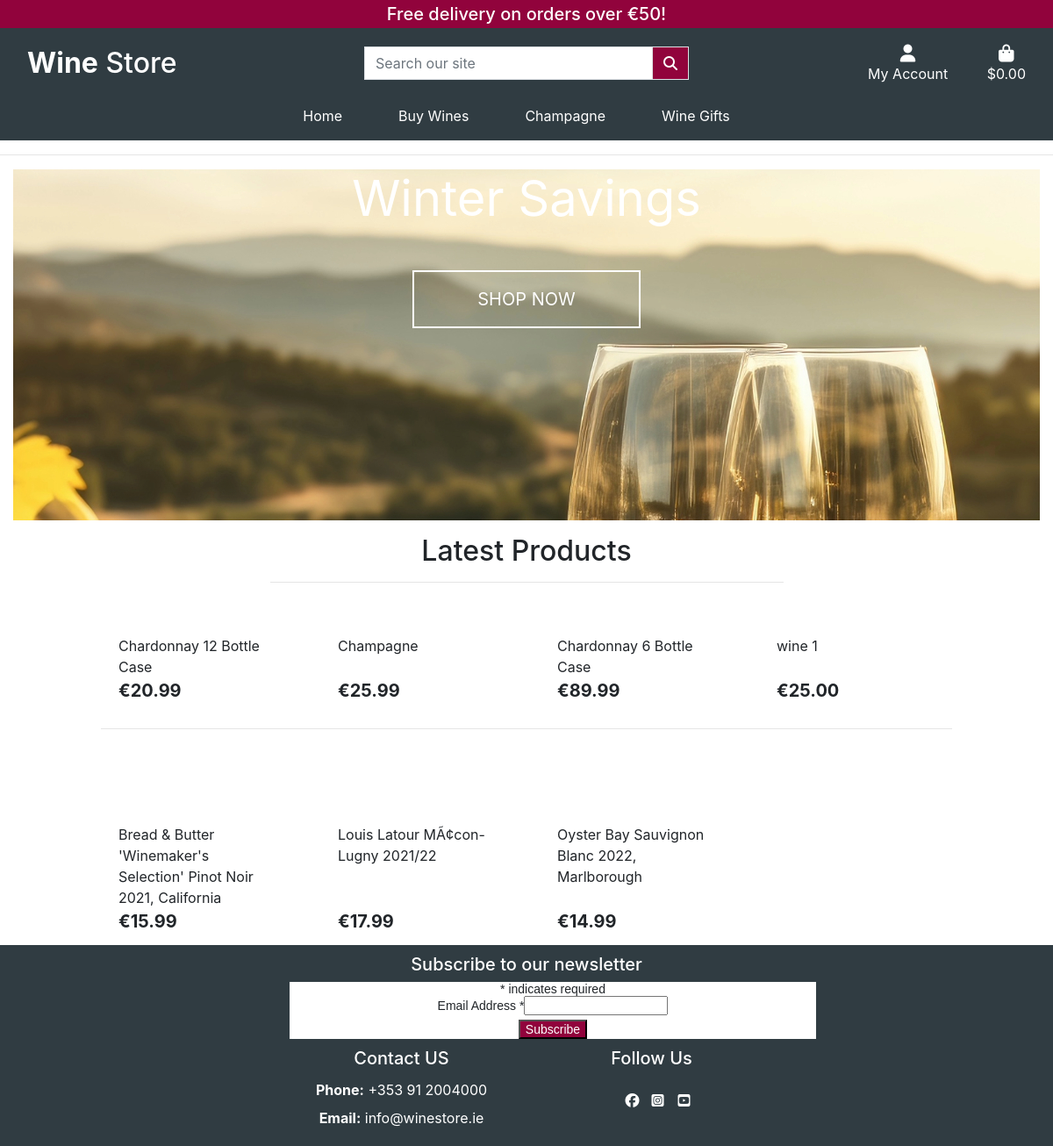
Before: / with the older database file.
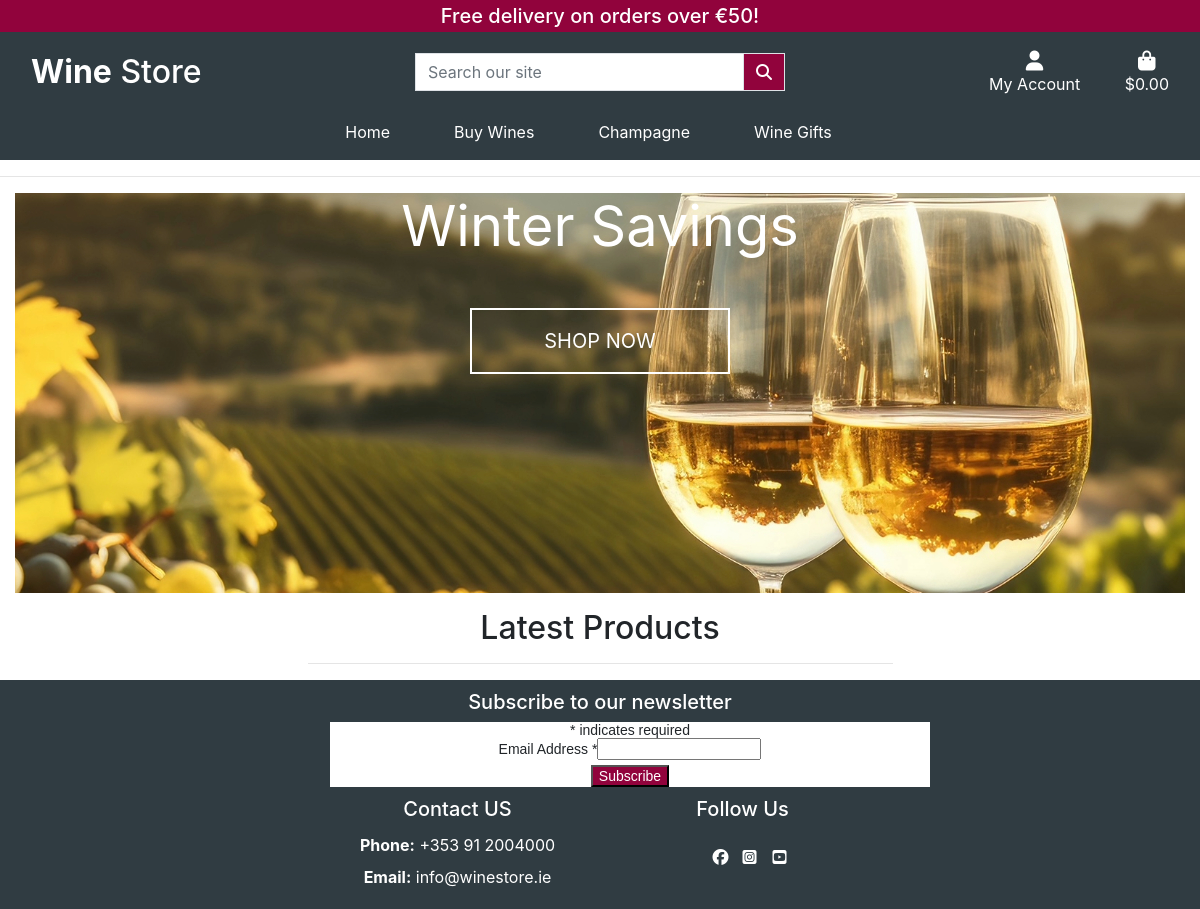
After: the same page with the newer database file.
### products/models.py (models this page shows, shortened)
class Product(models.Model):
    title = models.CharField(max_length = 254)
    description = models.TextField()
    price = models.DecimalField(max_digits=6, decimal_places=2)
    grape = models.ForeignKey('Grape', null=True, blank=True,
                                 on_delete=models.SET_NULL)
    closure = models.ForeignKey('Closure', null=True, blank=True,
                                 on_delete=models.SET_NULL)
    country = CountryField(blank_label='Country *', null=False, blank=False)
    colour = models.ForeignKey('Colour', null=True, blank=True,
                                 on_delete=models.SET_NULL)
    region = models.CharField(max_length = 32)
    style = models.ForeignKey('Style', null=True, blank=True,
                                 on_delete=models.SET_NULL)
    vintage = models.IntegerField(blank=False,
                                  validators=[RegexValidator(regex='^.{4}$',
                                   message='Enter year in YYYY format', code='nomatch')])
    image = models.ImageField(null=True, blank=True)
    image_url = models.URLField(max_length=1024, null=True, blank=True)
    in_stock = models.BooleanField()
    stock_qty = models.IntegerField(null=False, blank=False)
    created = models.DateTimeField(auto_now_add=True)
    sku = models.CharField(max_length=32, unique=True, null=True,editable=False)

### home/views.py (the view)
# urls.py: path('', views.index, name ='home'),
def index(request):
    products = Product.objects.filter(in_stock=True).order_by('-created')[:8]
    context = {
            'products': products,
        }
    return render(request, 'home/index.html', context)

### coupons/forms.py
class CouponForm(forms.Form):
    code = forms.CharField()

### home/templates/home/index.html (shortened to what this page needs)
{% extends "base.html" %}
{% load static %}
{% block content %}
<div class="container-fluid">
    <div class="row-shop-now text-center">
        <div class="col my-auto align">
            <h1 class="display-4 logo-font text-white">
                <strong>Winter Savings</strong>
            </h1>
            <div class="my-5">
                <h4>
                    <a href="{% url 'products' %}" class="shop-now-button btn btn-lg rounded-0 text-uppercase py-3 text-white">Shop Now</a>
                </h4>
            </div>
        </div>
    </div>
</div>
<div class="overlay"></div>
<div class="container-fluid">
    <div class="row">
        <div class="col text-center mt-3">
            <h2>Latest Products</h2>
            <hr class="w-50 mb-1">
        </div>
    </div>
    <div class="row">
        <div class="product-container col-10 offset-1">
            <div class="row">
                {% for product in products %}
                <div class="col-sm-6 col-md-6 col-lg-4 col-xl-3">
                    <div class="card h-100 border-0">
                        {% if product.image %}
                        <a href="{% url 'product_detail' product.id %}">
                        </a>
                        {% else %}
                        <a href="{% url 'product_detail' product.id %}">
                            <img class="card-img-top img-fluid" src="{{ MEDIA_URL }}noimage.png"
                                alt="{{ product.name }}">
                        </a>
                        {% endif %}
                        <div class="card-body pb-0">
                            <p class="mb-0">{{ product.title }}</p>
                        </div>
                        <div class="card-footer bg-white pt-0 border-0 text-left">
                            <div class="row">
                                <div class="col">
                                    <p class="lead mb-0 text-left font-weight-bold">€{{ product.price }}</p>
                                </div>
                            </div>
                        </div>
                    </div>
                </div>
                {% if forloop.counter|divisibleby:4 %}
                <div class="col-12 d-none d-xl-block mb-5">
                    <hr>
                </div>
                {% endif %}
                {% endfor %}
            </div>
        </div>
    </div>
</div>
<footer>
{% include 'includes/footer.html' %}
</footer>
{% endblock %}

### templates/base.html (shortened to what this page needs)
{% load static %}
<!doctype html>
<html lang="en">
<head>
    {% block corecss %}
    <link rel="stylesheet" href="{% static 'css/base.css' %}">
    <link rel="stylesheet" href="https://cdn.jsdelivr.net/npm/bootstrap@4.6.2/dist/css/bootstrap.min.css"
>
    {% endblock %}
</head>
<body>
        <header class="container-fluid header">
        <div class="d-none d-lg-block">
            <div id="announcment-bar" class="row text-center">
                <div class="col banner text-white">
                    <h5 class="banner my-1">Free delivery on orders over €{{ free_delivery_threshold }}!</h5>
                </div>
            </div>
            </div>
            <div id="topnav" class="row pt-lg-2 d-none d-lg-flex">
                <div class="col-12 col-lg-4 my-auto py-1 py-lg-0 text-center text-lg-left">
                    <a href="{% url 'home' %}" class="nav-link main-logo-link">
                        <h2 class="logo-font my-0"><strong>Wine</strong> Store</h2>
                    </a>
                </div>
                <div class="col-12 col-lg-4 my-auto py-1 py-lg-0">
                    <form method="GET" action="{% url 'products' %}">
                        <div class="input-group w-100">
                            <input class="form-control border rounded-0" type="text" name="q"
                                placeholder="Search our site">
                            <div class="input-group-append">
                                <button class="form-control btn border border-black rounded-0" id="search-btn" type="submit">
                                    <span class="icon">
                                        <i class="fas fa-search"></i>
                                    </span>
                                </button>
                            </div>
                        </div>
                    </form>
                </div>
                <div class="col-12 col-lg-4 my-auto py-1 py-lg-0">
                    <ul class="list-inline list-unstyled text-center text-lg-right my-0">
                        <li class="list-inline-item dropdown">
                            <a class="text-black nav-link" href="#" id="user-options" data-toggle="dropdown"
                                aria-haspopup="true" aria-expanded="false">
                                <div class="text-center text-white">
                                    <div><i class="fas fa-user fa-lg"></i></div>
                                    <p class="my-0">My Account</p>
                                </div>
                            </a>
                        </li>
                        <li class="list-inline-item">
                            <a class="{% if grand_total %}text-info font-weight-bold{% else %}text-white{% endif %} nav-link" href="{% url 'view_bag' %}">
                                <div class="text-center">
                                    <div><i class="fas fa-shopping-bag fa-lg"></i></div>
                                    <p class="my-0">
                                        {% if grand_total %}
                                        ${{ grand_total|floatformat:2 }}
                                        {% else %}
                                        $0.00
                                        {% endif %}
                                    </p>
                                </div>
                            </a>
                        </li>
                    </ul>
                </div>
            </div>
            <div class="row">
                <nav class="navbar navbar-expand-lg text-white w-100">
                    {% include 'includes/mobile-top-header.html' %}
                    {% include 'includes/main-nav.html' %}
                </nav>
            </div>
        </header>
        <hr>
    {% block content %}
    {% endblock %}
</body>
</html>

### templates/includes/mobile-top-header.html (shortened to what this page needs)
<ul class="list-inline list-unstyled text-center text-lg-right m-0">
</ul>

### templates/includes/main-nav.html (shortened to what this page needs)
    <div class="collapse navbar-collapse" id="main-nav">
      <ul class="navbar-nav w-auto mx-auto">
        <li class="nav-item active">
          <a class="nav-link mr-5 text-white" href="{% url 'home' %}">Home <span class="sr-only">(current)</span></a>
        </li>
     <li class="nav-item dropdown">
          <a class="nav-link mr-5 text-white" href="http://example.com" id="navbarDropdownMenuLink" data-toggle="dropdown" aria-haspopup="true" aria-expanded="false">
            Buy Wines
          </a>
        </li>
        <li class="nav-item mr-5">
            <a class="nav-link text-white" href="{% url 'products' %}?title=champagne">Champagne</a>
          </li>
          <li class="nav-item dropdown">
            <a class="logo-font nav-link text-white mr-5" href="#" data-toggle="dropdown" aria-haspopup="true" aria-expanded="false">
              Wine Gifts
          </a>
          </li>
      </ul>
    </div>

### templates/includes/footer.html
<footer id="footer" class="footer">
    <div class="container justify-content-center">
        <div class="row justify-content-center">
        <div class="col-6">
            <h5 class="text-white">Subscribe to our newsletter</h5>
            {% include 'includes/newsletter.html' %}
        </div>
    </div>
        <div class="row footer-row justify-content-center">
        <div class="col-6 col-lg-3">
            <h5 class="text-white">Contact US</h5>
            <div class="contact-links">
                <ul>
                <li>
                <a href="tel:353912004000"><strong>Phone:</strong> +353 91 2004000</a>
            </li>
            <li>
                <a href="mailto:winestore.ie"><strong>Email:</strong> info@winestore.ie</a>
            </li>
        </ul>
            </div>
        </div>
        <div class="col-6 col-lg-3">
            <h5 class="text-white">Follow Us</h5>
                <div class="d-flex justify-content-center social py-3">
                    <div class="col-3 col-sm-2 col-md-1 text-center">
                        <a href="https://wwww.facebook.com" class="social-media" target="_blank" rel="noopener"
                            aria-label="visit our facebook page (open in new tab)"><i class="fa-brands fa-facebook"></i></a>
                </div>
                <div class="col-3 col-sm-2 col-md-1 text-center">
                        <a href="https://www.instagram.com" class="social-media" target="_blank" rel="noopener"
                            aria-label="visit our instragram page (open in new tab)"><i class="fa-brands fa-square-instagram"></i></a>
                </div>
                <div class="col-3 col-sm-2 col-md-1 text-center">
                        <a href="https://www.youtube.com" class="social-media" target="_blank" rel="noopener"
                            aria-label="visit our youtube channel (open in new tab)"><i class="fa-brands fa-square-youtube"></i></a>
                </div>
                </div>
        </div>
    </div>
</div>
</footer>

### templates/includes/newsletter.html (shortened to what this page needs)
<div id="mc_embed_shell">
    <link href="//cdn-images.mailchimp.com/embedcode/classic-061523.css" rel="stylesheet" type="text/css">
<div id="mc_embed_signup">
  <form action="https://gitpod.us10.list-manage.com/subscribe/post?u=dbcfc9a469a1cae865853d8a9&amp;id=fbbb30d5e6&amp;f_id=0023e0e5f0" method="post" id="mc-embedded-subscribe-form" name="mc-embedded-subscribe-form" class="validate" target="_blank">
      <div id="mc_embed_signup_scroll">
          <div class="indicates-required"><span class="asterisk">*</span> indicates required</div>
          <div class="mc-field-group"><label for="mce-EMAIL">Email Address <span class="asterisk">*</span></label><input type="email" name="EMAIL" class="required email" id="mce-EMAIL" required="" value=""></div>
      <div class="optionalParent">
          <div class="clear foot">
              <input type="submit" name="subscribe" id="mc-embedded-subscribe" class="button" value="Subscribe">
          </div>
      </div>
  </div>
</form>
</div>
</div>

### static/css/base.css (style rules this page uses)
html { height: 100%; color: #303C42; }
.nav-link { text-decoration: none !important; }
.row-shop-now { background: url('/media/image-5.jpg') no-repeat center center fixed; background-size: auto; height: 50vh; width: 100%; background-color: rgba(240, 238, 238); }
.banner { background-color: #91033c; font: #fff; }
.logo-font { color: #fff; }
.shop-now-button { min-width: 260px; border: 2px solid #fff !important; }
.add-to-bag, .add-to-bag-small, .button, .update-item, .review-btn { background-color: #91033c!important; color: #fff !important; }
footer { margin-top: auto; }
.footer { flex-shrink: 0; background-color: #303C42; text-align: center; }
.footer .row { padding-top: 10px; }
.footer a { color: var(--white); }
.footer ul { line-height: 2em; list-style: none; padding: 0; }
.header { background-color: #303C42 !important; }
#search-btn { background-color: #91033c; color: #fff; }

### templates/includes/newsletter.html (style rules this page uses)
#mc_embed_signup { background:#fff; false;clear:left; font:14px Helvetica,Arial,sans-serif; width: 600px; }

Changed rows visible on the page:
removed Product: title "Chardonnay 12 Bottle Case", price "20.99"
removed Product: title "Champagne", price "25.99"
removed Product: title "Chardonnay 6 Bottle Case", price "89.99"
removed Product: title "wine 1", price "25.00"
removed Product: title "Bread & Butter 'Winemaker's Selection' Pinot Noir 2021, California", price "15.99"
removed Product: title "Louis Latour MÃ¢con-Lugny 2021/22", price "17.99"
removed Product: title "Oyster Bay Sauvignon Blanc 2022, Marlborough", price "14.99"
